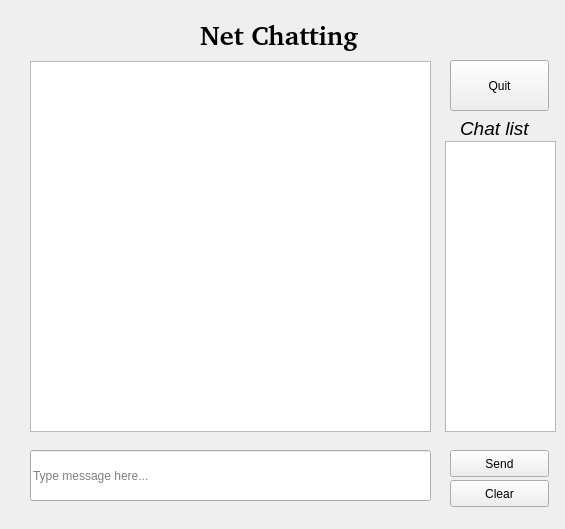
<?xml version="1.0" encoding="UTF-8"?>
<ui version="4.0">
 <class>NetChatting</class>
 <widget class="QWidget" name="NetChatting">
  <property name="geometry">
   <rect>
    <x>0</x>
    <y>0</y>
    <width>565</width>
    <height>529</height>
   </rect>
  </property>
  <property name="windowTitle">
   <string>Form</string>
  </property>
  <widget class="QListWidget" name="StatusListWidget">
   <property name="geometry">
    <rect>
     <x>30</x>
     <y>61</y>
     <width>401</width>
     <height>371</height>
    </rect>
   </property>
  </widget>
  <widget class="QLineEdit" name="SendLineEdit">
   <property name="geometry">
    <rect>
     <x>30</x>
     <y>450</y>
     <width>401</width>
     <height>51</height>
    </rect>
   </property>
   <property name="text">
    <string/>
   </property>
   <property name="placeholderText">
    <string>Type message here...</string>
   </property>
  </widget>
  <widget class="QPushButton" name="SendButton">
   <property name="geometry">
    <rect>
     <x>450</x>
     <y>450</y>
     <width>99</width>
     <height>27</height>
    </rect>
   </property>
   <property name="cursor">
    <cursorShape>PointingHandCursor</cursorShape>
   </property>
   <property name="text">
    <string>Send</string>
   </property>
  </widget>
  <widget class="QPushButton" name="QuitButton">
   <property name="geometry">
    <rect>
     <x>450</x>
     <y>60</y>
     <width>99</width>
     <height>51</height>
    </rect>
   </property>
   <property name="cursor">
    <cursorShape>PointingHandCursor</cursorShape>
   </property>
   <property name="text">
    <string>Quit</string>
   </property>
  </widget>
  <widget class="QLabel" name="ChatListLabel">
   <property name="geometry">
    <rect>
     <x>460</x>
     <y>120</y>
     <width>81</width>
     <height>17</height>
    </rect>
   </property>
   <property name="font">
    <font>
     <pointsize>14</pointsize>
     <italic>true</italic>
    </font>
   </property>
   <property name="text">
    <string>Chat list</string>
   </property>
  </widget>
  <widget class="QLabel" name="NetChattingLabel">
   <property name="geometry">
    <rect>
     <x>200</x>
     <y>20</y>
     <width>201</width>
     <height>31</height>
    </rect>
   </property>
   <property name="palette">
    <palette>
     <active>
      <colorrole role="WindowText">
       <brush brushstyle="SolidPattern">
        <color alpha="255">
         <red>0</red>
         <green>0</green>
         <blue>0</blue>
        </color>
       </brush>
      </colorrole>
      <colorrole role="Button">
       <brush brushstyle="SolidPattern">
        <color alpha="255">
         <red>55</red>
         <green>80</green>
         <blue>242</blue>
        </color>
       </brush>
      </colorrole>
      <colorrole role="Light">
       <brush brushstyle="SolidPattern">
        <color alpha="255">
         <red>166</red>
         <green>178</green>
         <blue>255</blue>
        </color>
       </brush>
      </colorrole>
      <colorrole role="Midlight">
       <brush brushstyle="SolidPattern">
        <color alpha="255">
         <red>110</red>
         <green>129</green>
         <blue>248</blue>
        </color>
       </brush>
      </colorrole>
      <colorrole role="Dark">
       <brush brushstyle="SolidPattern">
        <color alpha="255">
         <red>27</red>
         <green>40</green>
         <blue>121</blue>
        </color>
       </brush>
      </colorrole>
      <colorrole role="Mid">
       <brush brushstyle="SolidPattern">
        <color alpha="255">
         <red>36</red>
         <green>53</green>
         <blue>161</blue>
        </color>
       </brush>
      </colorrole>
      <colorrole role="Text">
       <brush brushstyle="SolidPattern">
        <color alpha="255">
         <red>0</red>
         <green>0</green>
         <blue>0</blue>
        </color>
       </brush>
      </colorrole>
      <colorrole role="BrightText">
       <brush brushstyle="SolidPattern">
        <color alpha="255">
         <red>255</red>
         <green>255</green>
         <blue>255</blue>
        </color>
       </brush>
      </colorrole>
      <colorrole role="ButtonText">
       <brush brushstyle="SolidPattern">
        <color alpha="255">
         <red>0</red>
         <green>0</green>
         <blue>0</blue>
        </color>
       </brush>
      </colorrole>
      <colorrole role="Base">
       <brush brushstyle="SolidPattern">
        <color alpha="255">
         <red>255</red>
         <green>255</green>
         <blue>255</blue>
        </color>
       </brush>
      </colorrole>
      <colorrole role="Window">
       <brush brushstyle="SolidPattern">
        <color alpha="255">
         <red>55</red>
         <green>80</green>
         <blue>242</blue>
        </color>
       </brush>
      </colorrole>
      <colorrole role="Shadow">
       <brush brushstyle="SolidPattern">
        <color alpha="255">
         <red>0</red>
         <green>0</green>
         <blue>0</blue>
        </color>
       </brush>
      </colorrole>
      <colorrole role="AlternateBase">
       <brush brushstyle="SolidPattern">
        <color alpha="255">
         <red>155</red>
         <green>167</green>
         <blue>248</blue>
        </color>
       </brush>
      </colorrole>
      <colorrole role="ToolTipBase">
       <brush brushstyle="SolidPattern">
        <color alpha="255">
         <red>255</red>
         <green>255</green>
         <blue>220</blue>
        </color>
       </brush>
      </colorrole>
      <colorrole role="ToolTipText">
       <brush brushstyle="SolidPattern">
        <color alpha="255">
         <red>0</red>
         <green>0</green>
         <blue>0</blue>
        </color>
       </brush>
      </colorrole>
     </active>
     <inactive>
      <colorrole role="WindowText">
       <brush brushstyle="SolidPattern">
        <color alpha="255">
         <red>0</red>
         <green>0</green>
         <blue>0</blue>
        </color>
       </brush>
      </colorrole>
      <colorrole role="Button">
       <brush brushstyle="SolidPattern">
        <color alpha="255">
         <red>55</red>
         <green>80</green>
         <blue>242</blue>
        </color>
       </brush>
      </colorrole>
      <colorrole role="Light">
       <brush brushstyle="SolidPattern">
        <color alpha="255">
         <red>166</red>
         <green>178</green>
         <blue>255</blue>
        </color>
       </brush>
      </colorrole>
      <colorrole role="Midlight">
       <brush brushstyle="SolidPattern">
        <color alpha="255">
         <red>110</red>
         <green>129</green>
         <blue>248</blue>
        </color>
       </brush>
      </colorrole>
      <colorrole role="Dark">
       <brush brushstyle="SolidPattern">
        <color alpha="255">
         <red>27</red>
         <green>40</green>
         <blue>121</blue>
        </color>
       </brush>
      </colorrole>
      <colorrole role="Mid">
       <brush brushstyle="SolidPattern">
        <color alpha="255">
         <red>36</red>
         <green>53</green>
         <blue>161</blue>
        </color>
       </brush>
      </colorrole>
      <colorrole role="Text">
       <brush brushstyle="SolidPattern">
        <color alpha="255">
         <red>0</red>
         <green>0</green>
         <blue>0</blue>
        </color>
       </brush>
      </colorrole>
      <colorrole role="BrightText">
       <brush brushstyle="SolidPattern">
        <color alpha="255">
         <red>255</red>
         <green>255</green>
         <blue>255</blue>
        </color>
       </brush>
      </colorrole>
      <colorrole role="ButtonText">
       <brush brushstyle="SolidPattern">
        <color alpha="255">
         <red>0</red>
         <green>0</green>
         <blue>0</blue>
        </color>
       </brush>
      </colorrole>
      <colorrole role="Base">
       <brush brushstyle="SolidPattern">
        <color alpha="255">
         <red>255</red>
         <green>255</green>
         <blue>255</blue>
        </color>
       </brush>
      </colorrole>
      <colorrole role="Window">
       <brush brushstyle="SolidPattern">
        <color alpha="255">
         <red>55</red>
         <green>80</green>
         <blue>242</blue>
        </color>
       </brush>
      </colorrole>
      <colorrole role="Shadow">
       <brush brushstyle="SolidPattern">
        <color alpha="255">
         <red>0</red>
         <green>0</green>
         <blue>0</blue>
        </color>
       </brush>
      </colorrole>
      <colorrole role="AlternateBase">
       <brush brushstyle="SolidPattern">
        <color alpha="255">
         <red>155</red>
         <green>167</green>
         <blue>248</blue>
        </color>
       </brush>
      </colorrole>
      <colorrole role="ToolTipBase">
       <brush brushstyle="SolidPattern">
        <color alpha="255">
         <red>255</red>
         <green>255</green>
         <blue>220</blue>
        </color>
       </brush>
      </colorrole>
      <colorrole role="ToolTipText">
       <brush brushstyle="SolidPattern">
        <color alpha="255">
         <red>0</red>
         <green>0</green>
         <blue>0</blue>
        </color>
       </brush>
      </colorrole>
     </inactive>
     <disabled>
      <colorrole role="WindowText">
       <brush brushstyle="SolidPattern">
        <color alpha="255">
         <red>27</red>
         <green>40</green>
         <blue>121</blue>
        </color>
       </brush>
      </colorrole>
      <colorrole role="Button">
       <brush brushstyle="SolidPattern">
        <color alpha="255">
         <red>55</red>
         <green>80</green>
         <blue>242</blue>
        </color>
       </brush>
      </colorrole>
      <colorrole role="Light">
       <brush brushstyle="SolidPattern">
        <color alpha="255">
         <red>166</red>
         <green>178</green>
         <blue>255</blue>
        </color>
       </brush>
      </colorrole>
      <colorrole role="Midlight">
       <brush brushstyle="SolidPattern">
        <color alpha="255">
         <red>110</red>
         <green>129</green>
         <blue>248</blue>
        </color>
       </brush>
      </colorrole>
      <colorrole role="Dark">
       <brush brushstyle="SolidPattern">
        <color alpha="255">
         <red>27</red>
         <green>40</green>
         <blue>121</blue>
        </color>
       </brush>
      </colorrole>
      <colorrole role="Mid">
       <brush brushstyle="SolidPattern">
        <color alpha="255">
         <red>36</red>
         <green>53</green>
         <blue>161</blue>
        </color>
       </brush>
      </colorrole>
      <colorrole role="Text">
       <brush brushstyle="SolidPattern">
        <color alpha="255">
         <red>27</red>
         <green>40</green>
         <blue>121</blue>
        </color>
       </brush>
      </colorrole>
      <colorrole role="BrightText">
       <brush brushstyle="SolidPattern">
        <color alpha="255">
         <red>255</red>
         <green>255</green>
         <blue>255</blue>
        </color>
       </brush>
      </colorrole>
      <colorrole role="ButtonText">
       <brush brushstyle="SolidPattern">
        <color alpha="255">
         <red>27</red>
         <green>40</green>
         <blue>121</blue>
        </color>
       </brush>
      </colorrole>
      <colorrole role="Base">
       <brush brushstyle="SolidPattern">
        <color alpha="255">
         <red>55</red>
         <green>80</green>
         <blue>242</blue>
        </color>
       </brush>
      </colorrole>
      <colorrole role="Window">
       <brush brushstyle="SolidPattern">
        <color alpha="255">
         <red>55</red>
         <green>80</green>
         <blue>242</blue>
        </color>
       </brush>
      </colorrole>
      <colorrole role="Shadow">
       <brush brushstyle="SolidPattern">
        <color alpha="255">
         <red>0</red>
         <green>0</green>
         <blue>0</blue>
        </color>
       </brush>
      </colorrole>
      <colorrole role="AlternateBase">
       <brush brushstyle="SolidPattern">
        <color alpha="255">
         <red>55</red>
         <green>80</green>
         <blue>242</blue>
        </color>
       </brush>
      </colorrole>
      <colorrole role="ToolTipBase">
       <brush brushstyle="SolidPattern">
        <color alpha="255">
         <red>255</red>
         <green>255</green>
         <blue>220</blue>
        </color>
       </brush>
      </colorrole>
      <colorrole role="ToolTipText">
       <brush brushstyle="SolidPattern">
        <color alpha="255">
         <red>0</red>
         <green>0</green>
         <blue>0</blue>
        </color>
       </brush>
      </colorrole>
     </disabled>
    </palette>
   </property>
   <property name="font">
    <font>
     <family>Bitstream Charter</family>
     <pointsize>20</pointsize>
     <weight>75</weight>
     <bold>true</bold>
    </font>
   </property>
   <property name="text">
    <string>Net Chatting</string>
   </property>
  </widget>
  <widget class="QPushButton" name="ClearButton">
   <property name="geometry">
    <rect>
     <x>450</x>
     <y>480</y>
     <width>99</width>
     <height>27</height>
    </rect>
   </property>
   <property name="cursor">
    <cursorShape>PointingHandCursor</cursorShape>
   </property>
   <property name="text">
    <string>Clear</string>
   </property>
  </widget>
  <widget class="QListWidget" name="ChatlistListWidget">
   <property name="geometry">
    <rect>
     <x>445</x>
     <y>141</y>
     <width>111</width>
     <height>291</height>
    </rect>
   </property>
  </widget>
 </widget>
 <resources/>
 <connections/>
</ui>
